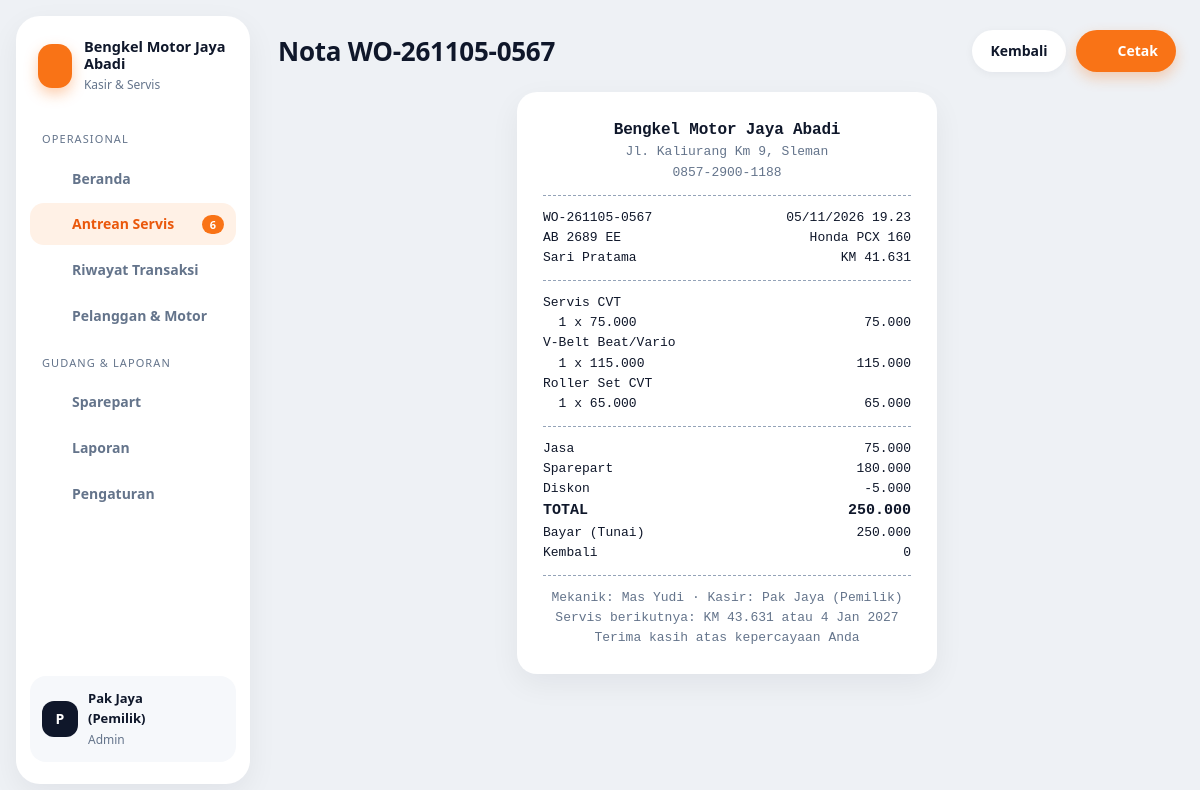
Page /index.php?page=servis.nota&id=561 (signed in) on the committed database.
### tables this page shows
CREATE TABLE pengaturan (
  id INT PRIMARY KEY,
  nama_bengkel VARCHAR(100) NOT NULL,
  alamat VARCHAR(255),
  telepon VARCHAR(30),
  interval_servis_hari SMALLINT NOT NULL DEFAULT 60,
  interval_servis_km INT NOT NULL DEFAULT 2000
);

CREATE TABLE work_order (
  id INT AUTO_INCREMENT PRIMARY KEY,
  kode VARCHAR(20) NOT NULL UNIQUE,
  kendaraan_id INT NOT NULL,
  mekanik_id INT NULL,
  km INT NOT NULL DEFAULT 0,
  keluhan VARCHAR(255),
  status ENUM('antri','dikerjakan','selesai','lunas','batal') NOT NULL DEFAULT 'antri',
  total_jasa INT NOT NULL DEFAULT 0,
  total_part INT NOT NULL DEFAULT 0,
  diskon INT NOT NULL DEFAULT 0,
  total INT NOT NULL DEFAULT 0,
  bayar INT NOT NULL DEFAULT 0,
  metode ENUM('Tunai','Transfer','QRIS') NULL,
  user_id INT NULL,
  masuk_at DATETIME NOT NULL DEFAULT CURRENT_TIMESTAMP,
  selesai_at DATETIME NULL,
  lunas_at DATETIME NULL,
  INDEX (status), INDEX (lunas_at),
  FOREIGN KEY (kendaraan_id) REFERENCES kendaraan(id),
  FOREIGN KEY (mekanik_id) REFERENCES mekanik(id) ON DELETE SET NULL,
  FOREIGN KEY (user_id) REFERENCES users(id) ON DELETE SET NULL
);

CREATE TABLE users (
  id INT AUTO_INCREMENT PRIMARY KEY,
  nama VARCHAR(100) NOT NULL,
  username VARCHAR(50) NOT NULL UNIQUE,
  password VARCHAR(255) NOT NULL,
  role ENUM('admin','kasir') NOT NULL DEFAULT 'kasir',
  created_at TIMESTAMP DEFAULT CURRENT_TIMESTAMP
);

CREATE TABLE kendaraan (
  id INT AUTO_INCREMENT PRIMARY KEY,
  pelanggan_id INT NOT NULL,
  plat VARCHAR(15) NOT NULL UNIQUE,
  merk VARCHAR(30) NOT NULL,
  tipe VARCHAR(50) NOT NULL,
  tahun SMALLINT,
  km_terakhir INT NOT NULL DEFAULT 0,
  FOREIGN KEY (pelanggan_id) REFERENCES pelanggan(id)
);

CREATE TABLE pelanggan (
  id INT AUTO_INCREMENT PRIMARY KEY,
  nama VARCHAR(100) NOT NULL,
  telepon VARCHAR(20) NOT NULL UNIQUE,
  created_at TIMESTAMP DEFAULT CURRENT_TIMESTAMP
);

CREATE TABLE wo_item (
  id INT AUTO_INCREMENT PRIMARY KEY,
  wo_id INT NOT NULL,
  jenis ENUM('jasa','part') NOT NULL,
  ref_id INT NOT NULL,
  nama VARCHAR(100) NOT NULL,
  qty INT NOT NULL DEFAULT 1,
  harga INT NOT NULL,
  harga_beli INT NOT NULL DEFAULT 0,    
  FOREIGN KEY (wo_id) REFERENCES work_order(id) ON DELETE CASCADE
);

CREATE TABLE mekanik (
  id INT AUTO_INCREMENT PRIMARY KEY,
  nama VARCHAR(100) NOT NULL,
  telepon VARCHAR(20),
  aktif TINYINT(1) NOT NULL DEFAULT 1
);

### index.php (called while the page is built, shortened)
<?php
require __DIR__ . '/includes/bootstrap.php';
$routes = [
    'login'         => 'pages/login.php',
    'logout'        => 'pages/logout.php',
    'dashboard'     => 'pages/dashboard.php',
    'antrean'       => 'pages/servis/antrean.php',
    'servis.baru'   => 'pages/servis/baru.php',
    'servis.detail' => 'pages/servis/detail.php',
    'servis.aksi'   => 'pages/servis/aksi.php',
    'servis.nota'   => 'pages/servis/nota.php',
    'transaksi'     => 'pages/servis/transaksi.php',
    'kendaraan'     => 'pages/kendaraan.php',
    'sparepart'     => 'pages/master/sparepart.php',
    'master'        => 'pages/master/index.php',
    'laporan'       => 'pages/laporan.php',
];
$page = $_GET['page'] ?? 'dashboard';
require __DIR__ . '/' . $routes[$page];

### pages/servis/nota.php (the view, shortened to what this page needs)
<?php
$id = (int) ($_GET['id'] ?? 0);
$w = q('SELECT w.*, k.plat, k.merk, k.tipe, p.nama pelanggan, m.nama mekanik, u.nama kasir FROM work_order w JOIN kendaraan k ON k.id = w.kendaraan_id
        JOIN pelanggan p ON p.id = k.pelanggan_id LEFT JOIN mekanik m ON m.id = w.mekanik_id LEFT JOIN users u ON u.id = w.user_id WHERE w.id = ?', [$id])->fetch();
$items = q("SELECT * FROM wo_item WHERE wo_id = ? ORDER BY jenis = 'part', id", [$id])->fetchAll();
$set = setting();
$title = 'Nota ' . $w['kode'];
$actions = '<a class="btn" href="' . url('servis.detail', ['id' => $id]) . '">Kembali</a><button class="btn btn-primary" onclick="window.print()">' . icon('printer', 16) . ' Cetak</button>';
require __DIR__ . '/../../includes/header.php';
?>
<div class="card nota">
    <h2><?= e($set['nama_bengkel']) ?></h2>
    <div class="c"><?= e($set['alamat']) ?><br><?= e($set['telepon']) ?></div>
    <hr>
    <div class="row"><span><?= e($w['kode']) ?></span><span><?= date('d/m/Y H.i', strtotime($w['lunas_at'] ?? $w['masuk_at'])) ?></span></div>
    <div class="row"><span><?= e($w['plat']) ?></span><span><?= e($w['merk'] . ' ' . $w['tipe']) ?></span></div>
    <div class="row"><span><?= e($w['pelanggan']) ?></span><span>KM <?= number_format($w['km'], 0, ',', '.') ?></span></div>
    <hr>
    <?php foreach ($items as $it): ?>
        <div><?= e($it['nama']) ?></div>
        <div class="row"><span>&nbsp;&nbsp;<?= (int) $it['qty'] ?> x <?= number_format($it['harga'], 0, ',', '.') ?></span><span><?= number_format($it['qty'] * $it['harga'], 0, ',', '.') ?></span></div>
    <?php endforeach; ?>
    <hr>
    <div class="row"><span>Jasa</span><span><?= number_format($w['total_jasa'], 0, ',', '.') ?></span></div>
    <div class="row"><span>Sparepart</span><span><?= number_format($w['total_part'], 0, ',', '.') ?></span></div>
    <?php if ($w['diskon']): ?><div class="row"><span>Diskon</span><span>-<?= number_format($w['diskon'], 0, ',', '.') ?></span></div><?php endif; ?>
    <div class="row" style="font-weight:800;font-size:15px"><span>TOTAL</span><span><?= number_format($w['total'], 0, ',', '.') ?></span></div>
    <?php if ($w['status'] === 'lunas'): ?>
        <div class="row"><span>Bayar (<?= e($w['metode']) ?>)</span><span><?= number_format($w['bayar'], 0, ',', '.') ?></span></div>
        <div class="row"><span>Kembali</span><span><?= number_format($w['bayar'] - $w['total'], 0, ',', '.') ?></span></div>
    <?php else: ?><div class="c" style="margin-top:6px">** BELUM DIBAYAR **</div><?php endif; ?>
    <hr>
    <div class="c">Mekanik: <?= e($w['mekanik'] ?? '-') ?> · Kasir: <?= e($w['kasir'] ?? '-') ?><br>Servis berikutnya: KM <?= number_format($w['km'] + $set['interval_servis_km'], 0, ',', '.') ?> atau <?= tgl(date('Y-m-d', strtotime(($w['lunas_at'] ?? 'now') . ' +' . $set['interval_servis_hari'] . ' days'))) ?><br>Terima kasih atas kepercayaan Anda</div>
</div>
<?php require __DIR__ . '/../../includes/footer.php'; ?>

### includes/header.php (shortened to what this page needs)
<?php
$aktif = (int) q("SELECT COUNT(*) FROM work_order WHERE status IN ('antri','dikerjakan','selesai')")->fetchColumn();
$menu = [
    'Operasional' => [['dashboard', 'Beranda', 'home', 0], ['antrean', 'Antrean Servis', 'wrench', $aktif], ['transaksi', 'Riwayat Transaksi', 'receipt', 0], ['kendaraan', 'Pelanggan & Motor', 'bike', 0]],
    'Gudang & Laporan' => [['sparepart', 'Sparepart', 'box', 0], ['laporan', 'Laporan', 'chart', 0]],
];
if (user()['role'] === 'admin') $menu['Gudang & Laporan'][] = ['master', 'Pengaturan', 'settings', 0];
$current = explode('.', $_GET['page'] ?? 'dashboard')[0];
if ($current === 'servis') $current = 'antrean';
?>
<!DOCTYPE html>
<html lang="id">
<head>
    <link rel="stylesheet" href="assets/css/style.css">
</head>
<body>
<div class="layout">
    <aside class="sidebar" id="sidebar">
        <div class="brand"><span class="brand-mark"><?= icon('wrench', 22) ?></span><div><strong><?= e(setting()['nama_bengkel']) ?></strong><small>Kasir & Servis</small></div></div>
        <nav>
            <?php foreach ($menu as $sec => $links): ?>
                <div class="sec"><?= $sec ?></div>
                <?php foreach ($links as [$key, $label, $ic, $n]): ?>
                    <a href="<?= url($key) ?>" class="<?= $current === $key ? 'active' : '' ?>"><?= icon($ic) ?> <?= $label ?><?php if ($n): ?><span class="count"><?= $n ?></span><?php endif; ?></a>
                <?php endforeach; ?>
            <?php endforeach; ?>
        </nav>
        <div class="grow"></div>
        <div class="me"><span class="avatar"><?= e(strtoupper(substr(user()['nama'], 0, 1))) ?></span><div class="grow"><strong><?= e(user()['nama']) ?></strong><small><?= e(ucfirst(user()['role'])) ?></small></div>
            <a class="icon-btn" href="<?= url('logout') ?>" title="Keluar"><?= icon('logout', 16) ?></a></div>
    </aside>
    <main class="main">
        <header class="topbar">
            <h1><?= e($title ?? 'Beranda') ?><?php if (!empty($sub)): ?><span class="sub"><?= $sub ?></span><?php endif; ?></h1>
            <div class="topbar-actions"><?= $actions ?? '' ?></div>
        </header>

### assets/css/style.css (style rules this page uses)
:root { --bg: #eef1f5; --card: #ffffff; --ink: #0f172a; --muted: #64748b; --line: #e5e9f0; --soft: #f6f8fb; --orange: #f97316; --orange-dark: #ea580c; --orange-soft: #fff1e6; --blue: #3b82f6; --blue-soft: #eaf2ff; --green: #16a34a; --green-soft: #e8f7ee; --red: #e11d48; --red-soft: #ffe8ee; --gray: #64748b; --gray-soft: #eef1f5; --shadow: 0 10px 30px rgba(15, 23, 42, .06); --shadow-sm: 0 2px 8px rgba(15, 23, 42, .05); --r: 20px; }
* { box-sizing: border-box; }
body { margin: 0; background: var(--bg); color: var(--ink); font: 14px/1.55 "Segoe UI", system-ui, -apple-system, "Helvetica Neue", sans-serif; }
a { color: var(--orange-dark); text-decoration: none; }
h1, h2, h3 { margin: 0; letter-spacing: -.01em; }
.layout { display: grid; grid-template-columns: 250px 1fr; gap: 0; min-height: 100vh; }
.sidebar { margin: 16px 0 16px 16px; background: var(--card); border-radius: 24px; box-shadow: var(--shadow); padding: 22px 14px; display: flex; flex-direction: column; position: sticky; top: 16px; height: calc(100vh - 32px); }
.brand { display: flex; gap: 12px; align-items: center; padding: 0 8px 22px; }
.brand-mark { width: 44px; height: 44px; border-radius: 14px; background: var(--orange); color: #fff; display: grid; place-items: center; box-shadow: 0 6px 14px rgba(249, 115, 22, .35); }
.brand strong { display: block; font-size: 14.5px; line-height: 1.2; }
.brand small { color: var(--muted); font-size: 12px; }
.sidebar nav { display: flex; flex-direction: column; gap: 4px; }
.sidebar nav .sec { font-size: 11px; color: var(--muted); text-transform: uppercase; letter-spacing: .1em; padding: 14px 12px 6px; }
.sidebar nav a { display: flex; align-items: center; gap: 12px; padding: 10px 12px; border-radius: 14px; color: var(--muted); font-weight: 600; }
.sidebar nav a.active { background: var(--orange-soft); color: var(--orange-dark); }
.sidebar nav a .count { margin-left: auto; background: var(--orange); color: #fff; font-size: 11px; padding: 1px 8px; border-radius: 999px; }
.sidebar .grow { flex: 1; }
.me { display: flex; align-items: center; gap: 10px; padding: 12px; background: var(--soft); border-radius: 16px; }
.me .grow { flex: 1; min-width: 0; }
.me strong { display: block; font-size: 13px; }
.me small { color: var(--muted); font-size: 12px; }
.avatar { width: 36px; height: 36px; border-radius: 12px; background: var(--ink); color: #fff; display: grid; place-items: center; font-weight: 700; }
.main { min-width: 0; padding: 16px 20px 40px 24px; }
.topbar { display: flex; align-items: center; gap: 14px; padding: 14px 4px 20px; flex-wrap: wrap; }
.topbar h1 { font-size: 26px; flex: 1; }
.topbar-actions { display: flex; gap: 10px; }
.card { background: var(--card); border-radius: var(--r); box-shadow: var(--shadow); }
.btn { display: inline-flex; align-items: center; gap: 8px; padding: 10px 18px; border-radius: 999px; border: 0; background: var(--card); color: var(--ink); font: inherit; font-weight: 600; cursor: pointer; box-shadow: var(--shadow-sm); white-space: nowrap; }
.btn-primary { background: var(--orange); color: #fff; box-shadow: 0 6px 14px rgba(249, 115, 22, .3); }
.icon-btn { background: var(--soft); border: 0; padding: 7px; border-radius: 10px; cursor: pointer; color: var(--muted); display: inline-grid; place-items: center; }
.nota { max-width: 420px; margin: 0 auto; padding: 26px; font-family: ui-monospace, Consolas, monospace; font-size: 13px; }
.nota h2 { font-family: inherit; text-align: center; font-size: 16px; }
.nota .c { text-align: center; color: var(--muted); }
.nota hr { border: 0; border-top: 1px dashed #94a3b8; margin: 12px 0; }
.nota .row { display: flex; justify-content: space-between; gap: 10px; }

### rows in the picture
pengaturan: nama_bengkel "Bengkel Motor Jaya Abadi", alamat "Jl. Kaliurang Km 9, Sleman", telepon "0857-2900-1188"
work_order: user.nama "P", user.nama "Pak Jaya (Pemilik)", kode "Nota WO-261105-0567", kode "WO-261105-0567", lunas_at "05/11/2026 19.23", kendaraan.plat "AB 2689 EE", kendaraan.tipe "Honda PCX 160", pelanggan.nama "Sari Pratama", km "41.631", total_jasa "75.000", total_part "180.000", diskon "5.000", total "250.000", metode "Tunai", bayar "250.000", $w['bayar'] - $w['total'] "0", mekanik.nama "Mas Yudi", $w['km'] + $set['interval_servis_km'] "43.631", lunas_at.interval_servis_hari "4 Jan 2027"
wo_item: nama "Servis CVT", qty "1", harga "75.000", $it['qty'] * $it['harga'] "75.000"
wo_item: nama "V-Belt Beat/Vario", qty "1", harga "115.000", $it['qty'] * $it['harga'] "115.000"
wo_item: nama "Roller Set CVT", qty "1", harga "65.000", $it['qty'] * $it['harga'] "65.000"

### other values in the picture
$sec "OPERASIONAL"
$label "Beranda"
$label "Antrean Servis"
$n "6"
$label "Riwayat Transaksi"
$label "Pelanggan & Motor"
$sec "GUDANG & LAPORAN"
$label "Sparepart"
$label "Laporan"
$label "Pengaturan"
user()['role'] "Admin"
